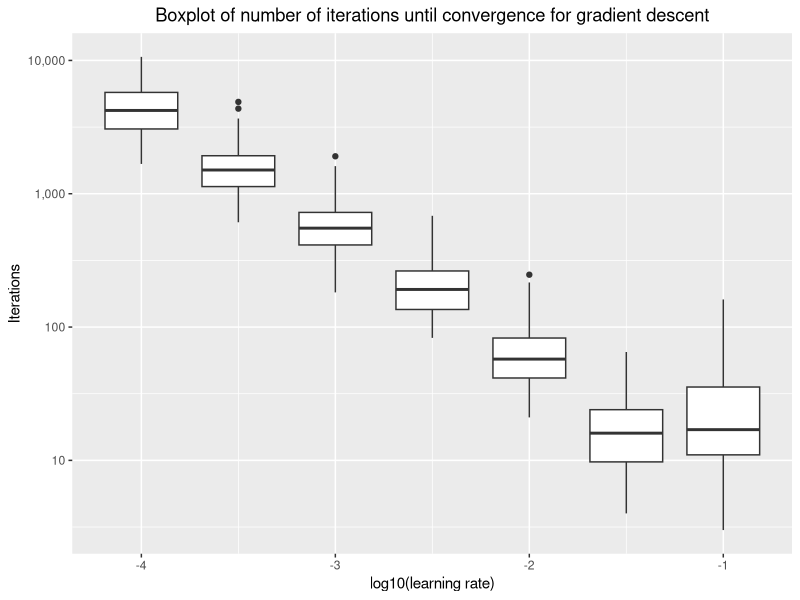
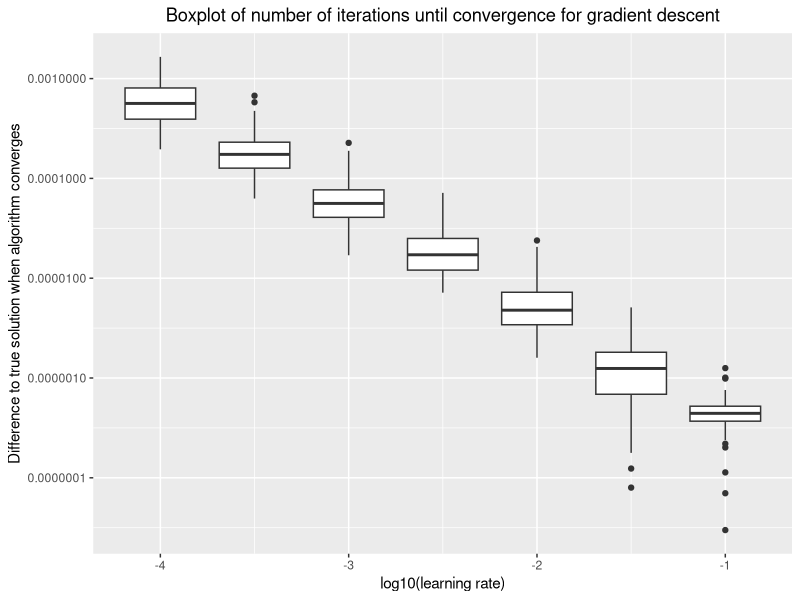
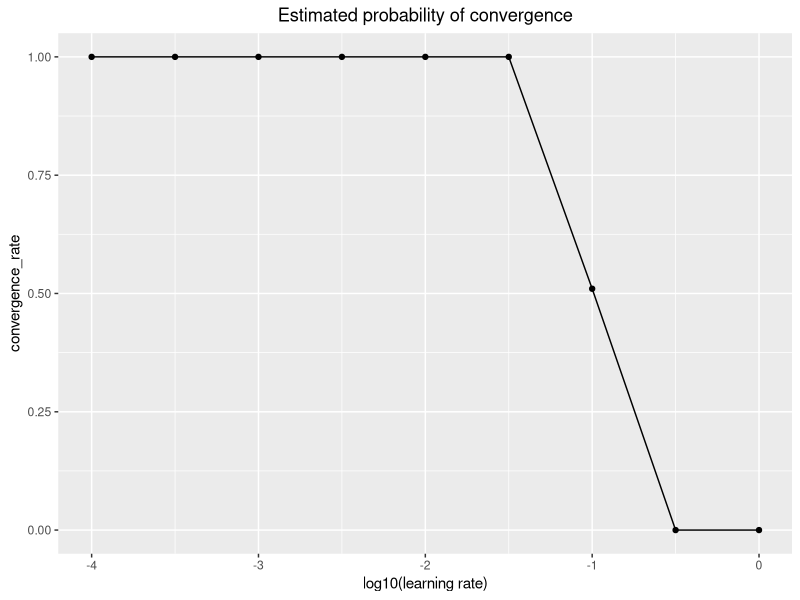
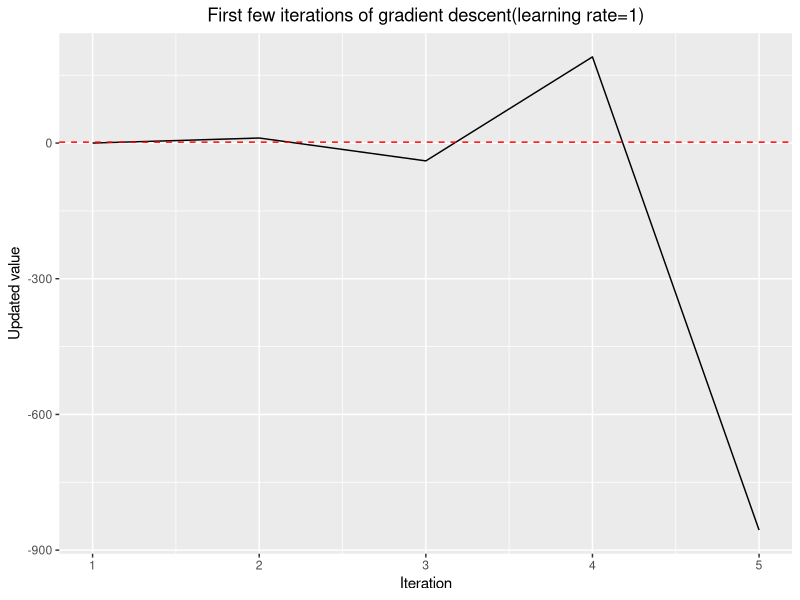

R code for these plots, in order:
OLS_lossgrad <- function(x,y,b){
  if(length(x)!=length(y)){
    stop("x and y must have the same length")
  }
  if(length(b)!=1) stop("b must be a scalar")
  return(sum(2*(y-b*x)*(-x)))
}

grad_descent_OLS <- function(x,y,
                             learning_rate=1e-3,
                             max_iter=100000,
                             convergence_limit=1e-6,
                             return_trace=FALSE)
{
  if(length(x)!=length(y))
    stop("x and y must have the same length")
  b <- 0
  trace <- b
  for(i in 1:max_iter){
    b_new <- b - learning_rate * OLS_lossgrad(x,y,b)
    if(is.infinite(b_new)){
      b <- b_new
      break
    }
    if(abs(b-b_new) <= convergence_limit){
      attr(b, "Iter_to_converge") <- i-1
      attr(b, "Status") <- "Success"
      if(return_trace) attr(b, "Trace") <- trace
      return(b)
    }
    else{
      b <- b_new
      trace <- c(trace, b_new)
    }
  }
  attr(b, "Iter_to_converge") <- i
  attr(b, "Status") <- "Failure"
  if(return_trace) attr(b, "Trace") <- trace
  return(b)
}

test_GD <- function(n,dimension,mean_x=rep(0,dimension),sd_x=rep(1,dimension),
                    b0=1,sd_y=rep(0.1,dimension),lr=10^seq(from=-4,to=0,by=0.5)){
  # Generate n samples for each learning rate
  # x ~ normal(mean_x,sd_x)
  # y ~ normal(b0*x,sd_y)
  # Return the absolute difference of the estimate from the analytic solution
  # and the number of updates until convergence
  result <- matrix(nrow=length(lr)*n,ncol=5)
  status <- rep("",nrow(result))
  if((length(mean_x)!=dimension)||(length(sd_x)!=dimension)||(length(sd_y)!=dimension))
    stop(sprintf("mean_x,sd_x,sd_y must have dimension %d"),dimension)
  j <- 1
  for(learning_rate in lr){
    for(i in 1:n){
      x <- rnorm(dimension,mean_x,sd_x)
      y <- rnorm(dimension,x*b0,sd_y)
      b.gd <- grad_descent_OLS(x,y,learning_rate)
      b.analytic <- sum(x*y)/sum(x*x)
      result[j,] <- c(lr=learning_rate,
                               GD=b.gd,
                               Analytic=b.analytic,
                               Diff=abs(b.gd-b.analytic),
                               iterations=attr(b.gd,"Iter_to_converge"))
      status[j] <- attr(b.gd,"Status")
      j <- j + 1
    }
  }
  colnames(result) <- c("learning_rate","GD","Analytic","Diff","Iterations")
  result <- as.data.frame(result)
  result$Status <- status
  return(as.data.frame(result))
}
set.seed(1126)
test_df <- test_GD(100,10)
pdf("GD_Diagnosis.pdf",width=14,height=7)
library(ggplot2)
library(dplyr)
print(
ggplot(test_df[test_df$Status=='Success',]) + geom_boxplot(aes(x=log10(learning_rate),
                                   y=Iterations,group=factor(learning_rate))) +
  scale_y_log10(labels=scales::label_comma()) + ggtitle("Boxplot of number of iterations until convergence for gradient descent") +
  theme(plot.title=element_text(hjust=0.5)) + xlab("log10(learning rate)")
)
print(
  ggplot(test_df[test_df$Status=='Success',]) + geom_boxplot(aes(x=log10(learning_rate),
                                     y=Diff,group=factor(learning_rate))) +
    scale_y_log10(labels=scales::label_comma()) + ggtitle("Boxplot of number of iterations until convergence for gradient descent") +
    theme(plot.title=element_text(hjust=0.5)) + ylab("Difference to true solution when algorithm converges") +
    xlab("log10(learning rate)")
)
conv_summary <-
  test_df %>% group_by(learning_rate) %>% summarise(convergence_rate=mean(Status=='Success'))
print(ggplot(conv_summary) + geom_line(aes(x=log10(learning_rate),
                                           y=convergence_rate)) +
        geom_point(aes(x=log10(learning_rate),
                       y=convergence_rate)) +
        scale_y_continuous(limits=c(0,1)) +
        ggtitle("Estimated probability of convergence") +
        xlab("log10(learning rate)") +
        theme(plot.title=element_text(hjust=0.5)))
# Demonstrate a failed GD algorithm
x <- rnorm(10)
y <- 2*x + rnorm(10,sd=0.1)
truth <- sum(x*y)/sum(x*x)
fail_result <- grad_descent_OLS(x,y,learning_rate=1,return_trace=TRUE)
fail_result <- attr(fail_result,'Trace')
print(
ggplot(data.frame(Trace=fail_result,Iteration=1:length(fail_result))[1:5,]) +
  scale_y_continuous() + geom_line(aes(y=Trace,x=Iteration)) +
  ylab("Updated value") + ggtitle("First few iterations of gradient descent(learning rate=1)") +
  theme(plot.title=element_text(hjust=0.5)) +
  geom_hline(yintercept=truth,linetype='dashed',color='red')
)
dev.off()